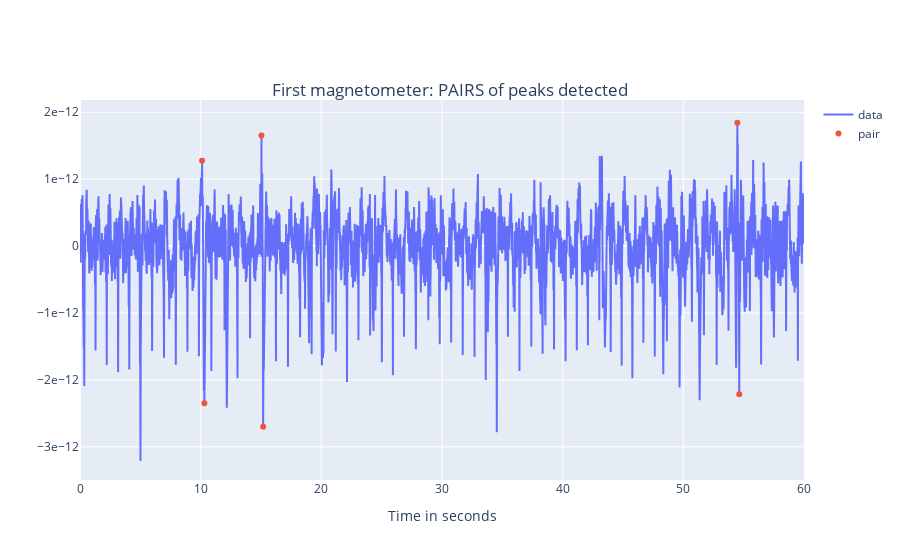

Write notebook code for a chart like this one.
### Code cell
#EXAMPLE part2: Now find pairs of peaks (pair of neg+positive) and calculate mean over these pairs:

pair_dist_sec=0.5 #max distance between neg and pos peak to count them as pair, in sec
pair_dist=pair_dist_sec*sfreq
print(pair_dist)

pairs_magnitudes=[]
pairs_locs=[]

for posit_pair_ind, posit_pair in enumerate(pos_peak_locs):
    #find all negative peaks which lay at the set distance from positive ones
    neg_pair_ind=np.where(np.logical_and(neg_peak_locs>=posit_pair-pair_dist/2, neg_peak_locs<=posit_pair+pair_dist/2))
    if neg_pair_ind[0].size != 0: #if there are negative peaks - save pos+negative into pairs
        pairs_locs.append([pos_peak_locs[posit_pair_ind], neg_peak_locs[neg_pair_ind[0][0]]])
        pairs_magnitudes.append([pos_peak_magnitudes[posit_pair_ind], neg_peak_magnitudes[neg_pair_ind[0][0]]])
    #else:
        #print ('No pair detected')

amplitude=np.zeros(len(pairs_magnitudes),)
for i, pair in enumerate(pairs_magnitudes):
    print(pair)
    amplitude[i]=pair[0]-pair[1]

mean_amplitude=np.mean(amplitude)


#This for plotting only:
list_pairs_locs = [i for sub in pairs_locs for i in sub]
list_pairs_magnitudes = [i for sub in pairs_magnitudes for i in sub]


fig = go.Figure()
fig.add_trace(go.Scatter(x=t, y=data_mags[0], name='data'));
fig.add_trace(go.Scatter(x=t[list_pairs_locs], y=list_pairs_magnitudes, mode='markers', name='pair'));
fig.update_layout(
    title={
    'text': "First magnetometer: PAIRS of peaks detected",
    'y':0.85,
    'x':0.5,
    'xanchor': 'center',
    'yanchor': 'top'},
    xaxis_title="Time in seconds",
    yaxis = dict(
        showexponent = 'all',
        exponentformat = 'e'))
    
fig.show()

print(amplitude)
print('mean: ', mean_amplitude)

### Figure 1 — Plotly figure (JSON) as saved in the notebook; plotly's stock layout.template omitted (floating-point values rounded to 4 significant figures; data arrays with more than 128 entries replaced by an {"elided": "..."} marker saying what was removed)
{"data": [{"name": "data", "type": "scatter", "x": {"elided": "30000 float values"}, "y": {"elided": "30000 float values"}}, {"mode": "markers", "name": "pair", "type": "scatter", "x": [10.12, 10.31, 15.04, 15.18, 54.48, 54.63], "y": [1.275e-12, -2.349e-12, 1.654e-12, -2.701e-12, 1.843e-12, -2.213e-12]}], "layout": {"title": {"text": "First magnetometer: PAIRS of peaks detected", "x": 0.5, "xanchor": "center", "y": 0.85, "yanchor": "top"}, "xaxis": {"title": {"text": "Time in seconds"}}, "yaxis": {"exponentformat": "e", "showexponent": "all"}}}
